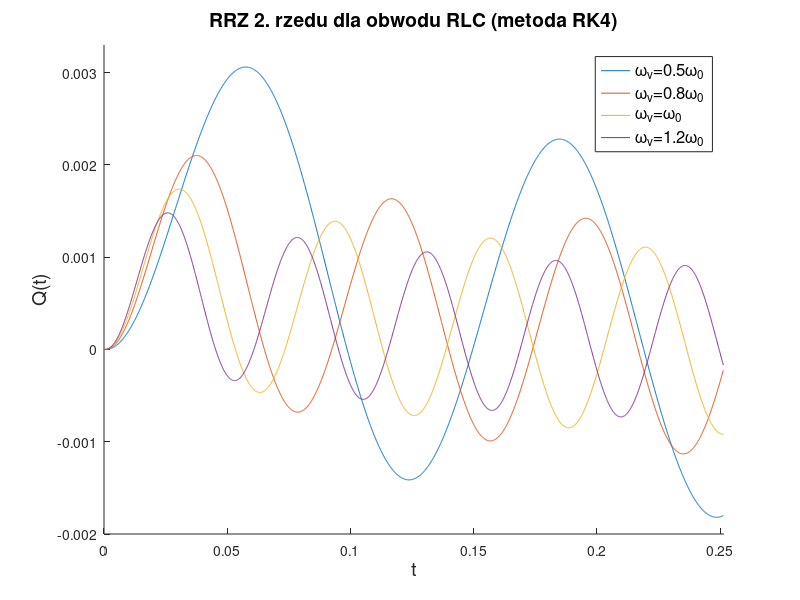
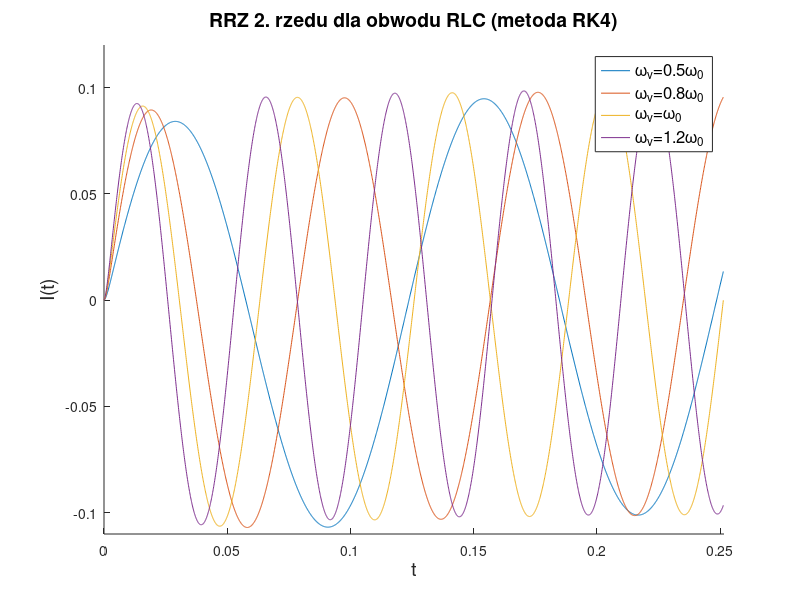

Reproduce these figures in MATLAB, in order. (Note: this script raises an error after producing the figures.)
clear;
clc;
clf;
close all;

dt = 10^-4;
R = 100.0;
L = .1;
C = 10^-3;
omega_0 = 1.0 / sqrt(L*C);
T_0 = 2 * pi / omega_0;

tmin = 0;
tmax = 4 * T_0;
n = ceil((tmax - tmin)/dt);

omega_v1 = .5 * omega_0;
omega_v2 = .8 * omega_0;
omega_v3 = omega_0;
omega_v4 = 1.2 * omega_0;

f = @(I, i, k)(I(i) + k);
g = @(V, I, Q, i, kq, ki)( (V / L) - ((Q(i) + kq) / (L * C)) - (R * (I(i) + ki) / L));
V = @(om, i, shift)(10 * sin(om * i * dt));

I = zeros(1, n);
Q = zeros(1, n);
I2 = zeros(1, n);
Q2 = zeros(1, n);
I3 = zeros(1, n);
Q3 = zeros(1, n);
I4 = zeros(1, n);
Q4 = zeros(1, n);

kq1 = @(i, I) (f(I, i, 0.0));
ki1 = @(i, om, Q, I) (g(V(om, i), I, Q, i, 0.0, 0.0));
kq2 = @(i, om, Q, I) (f(I, i, dt/2 * ki1(i, om, Q, I)));
ki2 = @(i, om, Q, I) (g(V(om, i+.5), I, Q, i, dt/2 * kq1(i, I), dt/2 * ki1(i, om, Q, I)));
kq3 = @(i, om, Q, I) (f(I, i, dt/2 * ki2(i, om, Q, I)));
ki3 = @(i, om, Q, I) (g(V(om, i+.5), I, Q, i, dt/2 * kq2(i, om, Q, I), dt/2 * ki2(i, om, Q, I)));
kq4 = @(i, om, Q, I) (f(I, i, dt * ki3(i, om, Q, I)));
ki4 = @(i, om, Q, I) (g(V(om, i+1), I, Q, i, dt * kq3(i, om, Q, I), dt * ki3(i, om, Q, I)));

for i = 2 : n
    Q(i) = Q(i-1) + dt/6 * (kq1(i-1, I) + 2*kq2(i-1, omega_v1, Q, I) + 2*kq3(i-1, omega_v1, Q, I) + kq4(i-1, omega_v1, Q, I));
    Q2(i) = Q2(i-1) + dt/6 * (kq1(i-1, I2) + 2*kq2(i-1, omega_v2, Q2, I2) + 2*kq3(i-1, omega_v2, Q2, I2) + kq4(i-1, omega_v2, Q2, I2));
    Q3(i) = Q3(i-1) + dt/6 * (kq1(i-1, I3) + 2*kq2(i-1, omega_v3, Q3, I3) + 2*kq3(i-1, omega_v3, Q3, I3) + kq4(i-1, omega_v3, Q3, I3));
    Q4(i) = Q4(i-1) + dt/6 * (kq1(i-1, I4) + 2*kq2(i-1, omega_v4, Q4, I4) + 2*kq3(i-1, omega_v4, Q4, I4) + kq4(i-1, omega_v4, Q4, I4));
    
    I(i) = I(i-1) + dt/6 * (ki1(i-1, omega_v1, Q, I) + 2*ki2(i-1, omega_v1, Q, I) + 2*ki3(i-1, omega_v1, Q, I) + ki4(i-1, omega_v1, Q, I));
    I2(i) = I2(i-1) + dt/6 * (ki1(i-1, omega_v2, Q2, I2) + 2*ki2(i-1, omega_v2, Q2, I2) + 2*ki3(i-1, omega_v2, Q2, I2) + ki4(i-1, omega_v2, Q2, I2));
    I3(i) = I3(i-1) + dt/6 * (ki1(i-1, omega_v3, Q3, I3) + 2*ki2(i-1, omega_v3, Q3, I3) + 2*ki3(i-1, omega_v3, Q3, I3) + ki4(i-1, omega_v3, Q3, I3));
    I4(i) = I4(i-1) + dt/6 * (ki1(i-1, omega_v4, Q4, I4) + 2*ki2(i-1, omega_v4, Q4, I4) + 2*ki3(i-1, omega_v4, Q4, I4) + ki4(i-1, omega_v4, Q4, I4));
end

t = linspace(tmin, tmax, n);
figure;
hold on;
plot(t, Q); title('RRZ 2. rzedu dla obwodu RLC (metoda RK4)', 'FontSize', 14);
plot(t, Q2);
plot(t, Q3);
plot(t, Q4);
hold off;
axis([0 0.2516 -2.0e-3 3.3e-3])
xlabel('t', 'FontSize', 14);
ylabel('Q(t)', 'FontSize', 14);
legend('\omega_v=0.5\omega_0', '\omega_v=0.8\omega_0', '\omega_v=\omega_0', '\omega_v=1.2\omega_0', 'FontSize', 12);

figure;
hold on;
plot(t, I); title('RRZ 2. rzedu dla obwodu RLC (metoda RK4)', 'FontSize', 14);
plot(t, I2);
plot(t, I3);
plot(t, I4);
hold off;
axis([0 0.2516 -0.11 0.12])
xlabel('t', 'FontSize', 14);
ylabel('I(t)', 'FontSize', 14);
legend('\omega_v=0.5\omega_0', '\omega_v=0.8\omega_0', '\omega_v=\omega_0', '\omega_v=1.2\omega_0', 'FontSize', 12);

T1 = table(t', I', Q');
T2 = table(t', I2', Q2');
T3 = table(t', I3', Q3');
T4 = table(t', I4', Q4');
writetable(T1, 'rlcd1.txt', 'Delimiter',' ', 'WriteVariableNames', false);
writetable(T2, 'rlcd2.txt', 'Delimiter',' ', 'WriteVariableNames', false);
writetable(T3, 'rlcd3.txt', 'Delimiter',' ', 'WriteVariableNames', false);
writetable(T4, 'rlcd4.txt', 'Delimiter',' ', 'WriteVariableNames', false);
